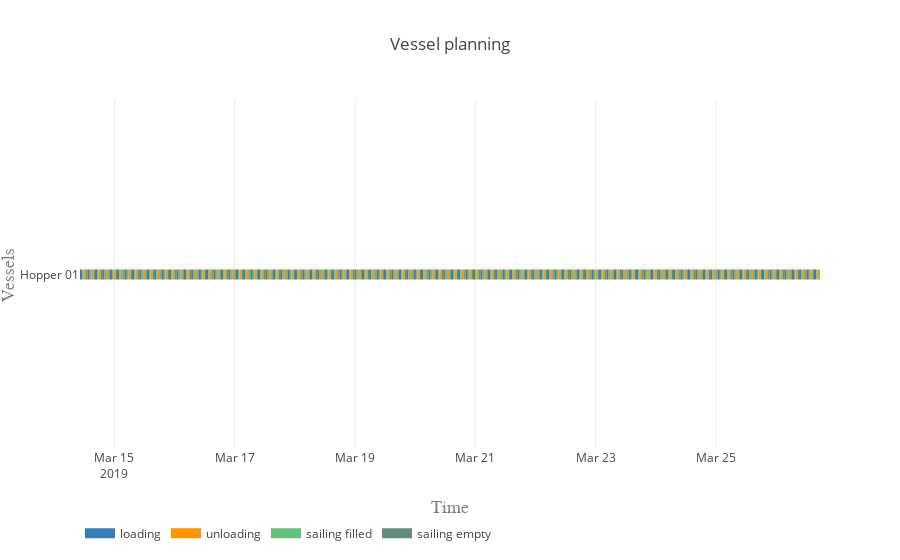

Notebook source saved alongside this figure:
### Code cell
vessels = equipment

processes = ['loading', 'unloading', 'sailing filled', 'sailing empty']
colors = {0:'rgb(55,126,184)', 1:'rgb(255,150,0)', 2:'rgb(98, 192, 122)', 3:'rgb(98, 141, 122)'}

plot.vessel_planning(vessels, processes, colors)

### Figure 1 — Plotly figure (JSON) as saved in the notebook; plotly's stock layout.template omitted (floating-point values rounded to 4 significant figures; data arrays with more than 128 entries replaced by an {"elided": "..."} marker saying what was removed)
{"data": [{"connectgaps": false, "hoverinfo": "y+name", "line": {"color": "rgb(55,126,184)", "width": 10}, "mode": "lines", "name": "loading", "type": "scatter", "uid": "346f2a3d-3286-4e4c-978f-adb55a50c9f8", "x": {"elided": "500 str values"}, "y": {"elided": "500 str values"}}, {"connectgaps": false, "hoverinfo": "y+name", "line": {"color": "rgb(255,150,0)", "width": 10}, "mode": "lines", "name": "unloading", "type": "scatter", "uid": "bb29b830-e175-4619-be0c-4bb8bd13f577", "x": {"elided": "500 str values"}, "y": {"elided": "500 str values"}}, {"connectgaps": false, "hoverinfo": "y+name", "line": {"color": "rgb(98, 192, 122)", "width": 10}, "mode": "lines", "name": "sailing filled", "type": "scatter", "uid": "d08785a5-bb40-481f-a804-06cb9885aba7", "x": {"elided": "500 str values"}, "y": {"elided": "500 str values"}}, {"connectgaps": false, "hoverinfo": "y+name", "line": {"color": "rgb(98, 141, 122)", "width": 10}, "mode": "lines", "name": "sailing empty", "type": "scatter", "uid": "34245c4b-fe85-4b2d-99e3-fa99ea30feaa", "x": {"elided": "495 str values"}, "y": {"elided": "495 str values"}}], "layout": {"hovermode": "closest", "legend": {"orientation": "h", "x": 0, "y": -0.2}, "title": "Vessel planning", "xaxis": {"range": ["2019-03-14 10:17:22", "2019-03-26 17:31:44.511561"], "title": "Time", "titlefont": {"color": "#7f7f7f", "family": "Courier New, monospace", "size": 18}}, "yaxis": {"title": "Vessels", "titlefont": {"color": "#7f7f7f", "family": "Courier New, monospace", "size": 18}}}}
